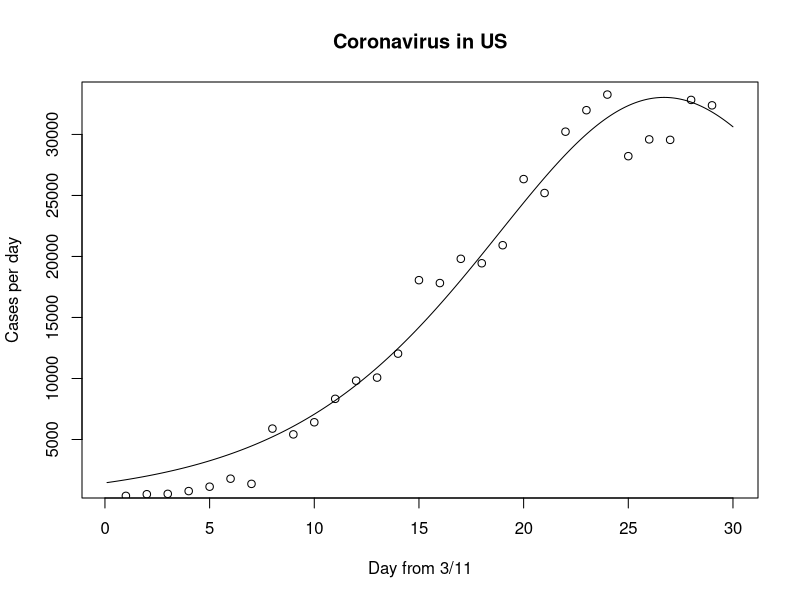
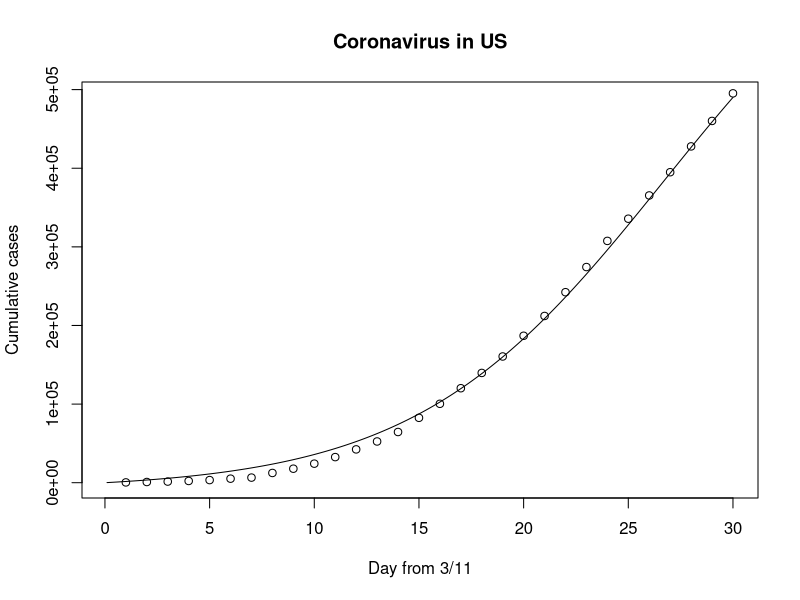
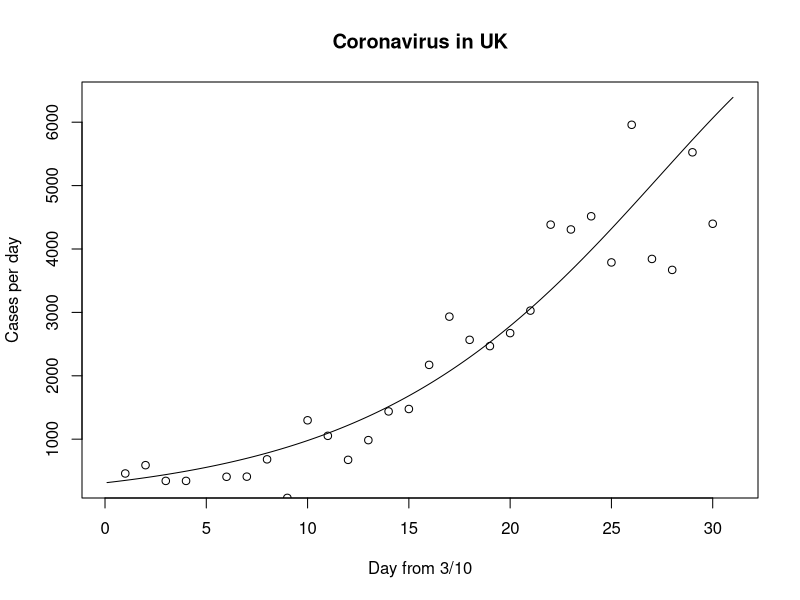
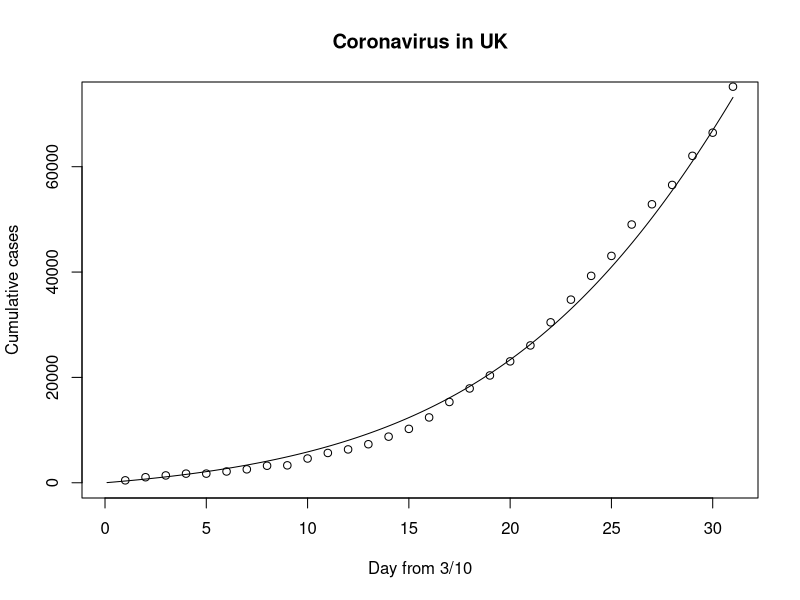

Here is the R script that generated these plots, in order: (Note: this script raises an error after producing the figures.)
# ---------------------------------------------US---------------------------------------------
Cases <- c(382, 516, 547, 773, 1133, 1789, 1365, 5894, 5421, 6413, 8334, 9819,
           10073, 12038, 18058, 17821, 19808, 19444, 20922, 26341, 25200, 30227,
           31987, 33267, 28219, 29595, 29556, 32829, 32385, 35098)
N = length(Cases)
T_day <- 1:N
Bass.nls <- nls(
  Cases ~ M * (((P + Q) ^ 2 / P) * exp(-(P + Q) * T_day)) / (1 + (Q / P) * exp(-(P + Q) * T_day)) ^ 2,
  start=list(M=806300, P=0.003, Q=0.38)
)
summary(Bass.nls)

Bcoef <- coef(Bass.nls)
m <- Bcoef[1]
p <- Bcoef[2]
q <- Bcoef[3]
# setting the starting value for M to the recorded total sales.

# simulation
Tdelt <- (1:(N * 10)) / 10
ngete <- exp(-(p + q) * Tdelt)
Bpdf <- m * ((p + q) ^ 2 / p) * ngete / (1 + (q / p) * ngete) ^ 2
# plot pdf
plot(Tdelt, Bpdf, xlab = "Day from 3/11", ylab = "Cases per day", type = "l", main = "Coronavirus in US")
points(T_day, Cases)


# simulation
Bcdf <- m * (1 - ngete)/(1 + (q / p) * ngete)
# plot cdf
plot(Tdelt, Bcdf, xlab = "Day from 3/11", ylab = "Cumulative cases", type = "l", main = "Coronavirus in US")
points(T_day, cumsum(Cases))
# ---------------------------------------------US---------------------------------------------


# ---------------------------------------------UK---------------------------------------------
Cases <- c(459, 590, 342, 342, 1, 407, 409, 682, 74, 1298, 1053, 674,
           985, 1438, 1476, 2172, 2933, 2567, 2468, 2673, 3028, 4384,
           4308, 4516, 3788, 5959, 3843, 3670, 5525, 4398, 8733)
N = length(Cases)
T_day <- 1:N
Bass.nls <- nls(
  Cases ~ M * (((P + Q) ^ 2 / P) * exp(-(P + Q) * T_day)) / (1 + (Q / P) * exp(-(P + Q) * T_day)) ^ 2,
  start=list(M=86300, P=0.003, Q=0.38)
)
summary(Bass.nls)

Bcoef <- coef(Bass.nls)
m <- Bcoef[1]
p <- Bcoef[2]
q <- Bcoef[3]
# setting the starting value for M to the recorded total sales.

# simulation
Tdelt <- (1:(N * 10)) / 10
ngete <- exp(-(p + q) * Tdelt)
Bpdf <- m * ((p + q) ^ 2 / p) * ngete / (1 + (q / p) * ngete) ^ 2
# plot pdf
plot(Tdelt, Bpdf, xlab = "Day from 3/10", ylab = "Cases per day", type = "l", main = "Coronavirus in UK")
points(T_day, Cases)


# simulation
Bcdf <- m * (1 - ngete)/(1 + (q / p) * ngete)
# plot cdf
plot(Tdelt, Bcdf, xlab = "Day from 3/10", ylab = "Cumulative cases", type = "l", main = "Coronavirus in UK")
points(T_day, cumsum(Cases))
# ---------------------------------------------UK---------------------------------------------

# ---------------------------------------------CA---------------------------------------------
Cases <- c(165, 63, 179, 143, 143, 335, 192, 618, 702, 461, 791, 640,
           894, 704, 1118, 1129, 1033, 1724, 1153, 541, 2778, 807,
           1309, 1269, 1513, 1405)
N = length(Cases)
T_day <- 1:N
Bass.nls <- nls(
  Cases ~ M * (((P + Q) ^ 2 / P) * exp(-(P + Q) * T_day)) / (1 + (Q / P) * exp(-(P + Q) * T_day)) ^ 2,
  start=list(M=86300, P=0.003, Q=0.38)
)
summary(Bass.nls)

Bcoef <- coef(Bass.nls)
m <- Bcoef[1]
p <- Bcoef[2]
q <- Bcoef[3]
# setting the starting value for M to the recorded total sales.

# simulation
Tdelt <- (1:(N * 10)) / 10
ngete <- exp(-(p + q) * Tdelt)
Bpdf <- m * ((p + q) ^ 2 / p) * ngete / (1 + (q / p) * ngete) ^ 2
# plot pdf
plot(Tdelt, Bpdf, xlab = "Day from 3/15", ylab = "Cases per day", type = "l", main = "Coronavirus in CA")
points(T_day, Cases)


# simulation
Bcdf <- m * (1 - ngete)/(1 + (q / p) * ngete)
# plot cdf
plot(Tdelt, Bcdf, xlab = "Day from 3/15", ylab = "Cumulative cases", type = "l", main = "Coronavirus in CA")
points(T_day, cumsum(Cases))
# ---------------------------------------------CA---------------------------------------------


# ---------------------------------------------AU---------------------------------------------
Cases <- c(80, 75, 116, 113, 110, 280, 419, 192, 362, 320, 446, 333, 497,
           344, 377, 198, 303, 254, 214, 220, 137, 110, 98, 115, 98, 107)
N = length(Cases)
T_day <- 1:N
Bass.nls <- nls(
  Cases ~ M * (((P + Q) ^ 2 / P) * exp(-(P + Q) * T_day)) / (1 + (Q / P) * exp(-(P + Q) * T_day)) ^ 2,
  start=list(M=10300, P=0.003, Q=0.38)
)
summary(Bass.nls)

Bcoef <- coef(Bass.nls)
m <- Bcoef[1]
p <- Bcoef[2]
q <- Bcoef[3]
# setting the starting value for M to the recorded total sales.

# simulation
Tdelt <- (1:(N * 10)) / 10
ngete <- exp(-(p + q) * Tdelt)
Bpdf <- m * ((p + q) ^ 2 / p) * ngete / (1 + (q / p) * ngete) ^ 2
# plot pdf
plot(Tdelt, Bpdf, xlab = "Day from 3/15", ylab = "Cases per day", type = "l", main = "Coronavirus in AU")
points(T_day, Cases)


# simulation
Bcdf <- m * (1 - ngete)/(1 + (q / p) * ngete)
# plot cdf
plot(Tdelt, Bcdf, xlab = "Day from 3/15", ylab = "Cumulative cases", type = "l", main = "Coronavirus in AU")
points(T_day, cumsum(Cases))
# ---------------------------------------------AU---------------------------------------------


# ---------------------------------------------TW---------------------------------------------
Cases <- c(2, 1, 1, 1, 3, 6, 8, 10, 23, 8, 27, 18, 16, 26,
           20, 20, 17, 15, 16, 15, 8, 16, 7, 10, 9, 7, 8, 10, 3, 3, 1, 2)
N = length(Cases)
T_day <- 1:N
Bass.nls <- nls(
  Cases ~ M * (((P + Q) ^ 2 / P) * exp(-(P + Q) * T_day)) / (1 + (Q / P) * exp(-(P + Q) * T_day)) ^ 2,
  start=list(M=1000, P=0.003, Q=0.38)
)
summary(Bass.nls)

Bcoef <- coef(Bass.nls)
m <- Bcoef[1]
p <- Bcoef[2]
q <- Bcoef[3]
# setting the starting value for M to the recorded total sales.

# simulation
Tdelt <- (1:(N * 10)) / 10
ngete <- exp(-(p + q) * Tdelt)
Bpdf <- m * ((p + q) ^ 2 / p) * ngete / (1 + (q / p) * ngete) ^ 2
# plot pdf
plot(Tdelt, Bpdf, xlab = "Day from 3/09", ylab = "Cases per day", type = "l", main = "Coronavirus in TW")
points(T_day, Cases)


# simulation
Bcdf <- m * (1 - ngete)/(1 + (q / p) * ngete)
# plot cdf
plot(Tdelt, Bcdf, xlab = "Day from 3/09", ylab = "Cumulative cases", type = "l", main = "Coronavirus in TW")
points(T_day, cumsum(Cases))
# ---------------------------------------------TW---------------------------------------------


# ---------------------------------------------CN---------------------------------------------
Cases <- c(95, 277, 486, 669, 802, 2632, 578, 2054, 1661, 2089, 4739, 3086,
           3991, 3733, 3147, 3523, 2704, 3015, 2525, 2032, 373, 15136, 6463,
           2055, 2100, 1921, 1777, 408, 458, 473, 1451, 21, 219, 513, 412, 434,
           328, 428, 576, 204, 125, 125, 151, 153, 80, 53, 37, 103, 164, 11,
           13, 32, 26, 30, 25, 44, 54, 94, 55, 92, 99, 95, 70, 121, 115, 102,
           123, 76, 81, 82, 71, 79, 32, 59, 63, 53, 91, 74, 58)
N = length(Cases)
T_day <- 1:N
Bass.nls <- nls(
  Cases ~ M * (((P + Q) ^ 2 / P) * exp(-(P + Q) * T_day)) / (1 + (Q / P) * exp(-(P + Q) * T_day)) ^ 2,
  start=list(M=86300, P=0.003, Q=0.38)
)
summary(Bass.nls)

Bcoef <- coef(Bass.nls)
m <- Bcoef[1]
p <- Bcoef[2]
q <- Bcoef[3]
# setting the starting value for M to the recorded total sales.

# simulation
Tdelt <- (1:(N * 10)) / 10
ngete <- exp(-(p + q) * Tdelt)
Bpdf <- m * ((p + q) ^ 2 / p) * ngete / (1 + (q / p) * ngete) ^ 2
# plot pdf
plot(Tdelt, Bpdf, xlab = "Day from 1/22", ylab = "Cases per day", type = "l", main = "Coronavirus in CN")
points(T_day, Cases)


# simulation
Bcdf <- m * (1 - ngete)/(1 + (q / p) * ngete)
# plot cdf
plot(Tdelt, Bcdf, xlab = "Day from 1/22", ylab = "Cumulative cases", type = "l", main = "Coronavirus in CN")
points(T_day, cumsum(Cases))
# ---------------------------------------------CN---------------------------------------------






